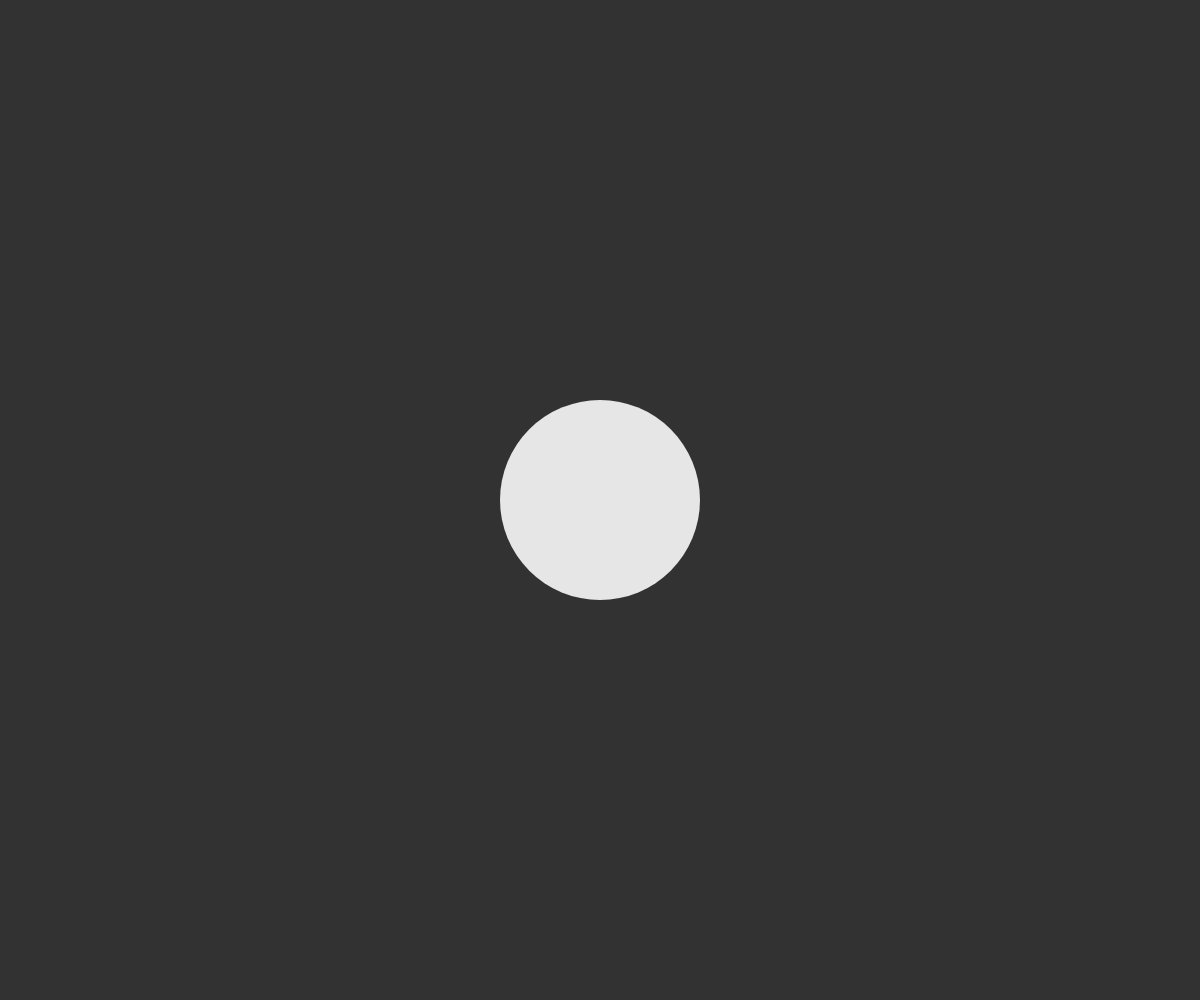
Frame 1 (no input)
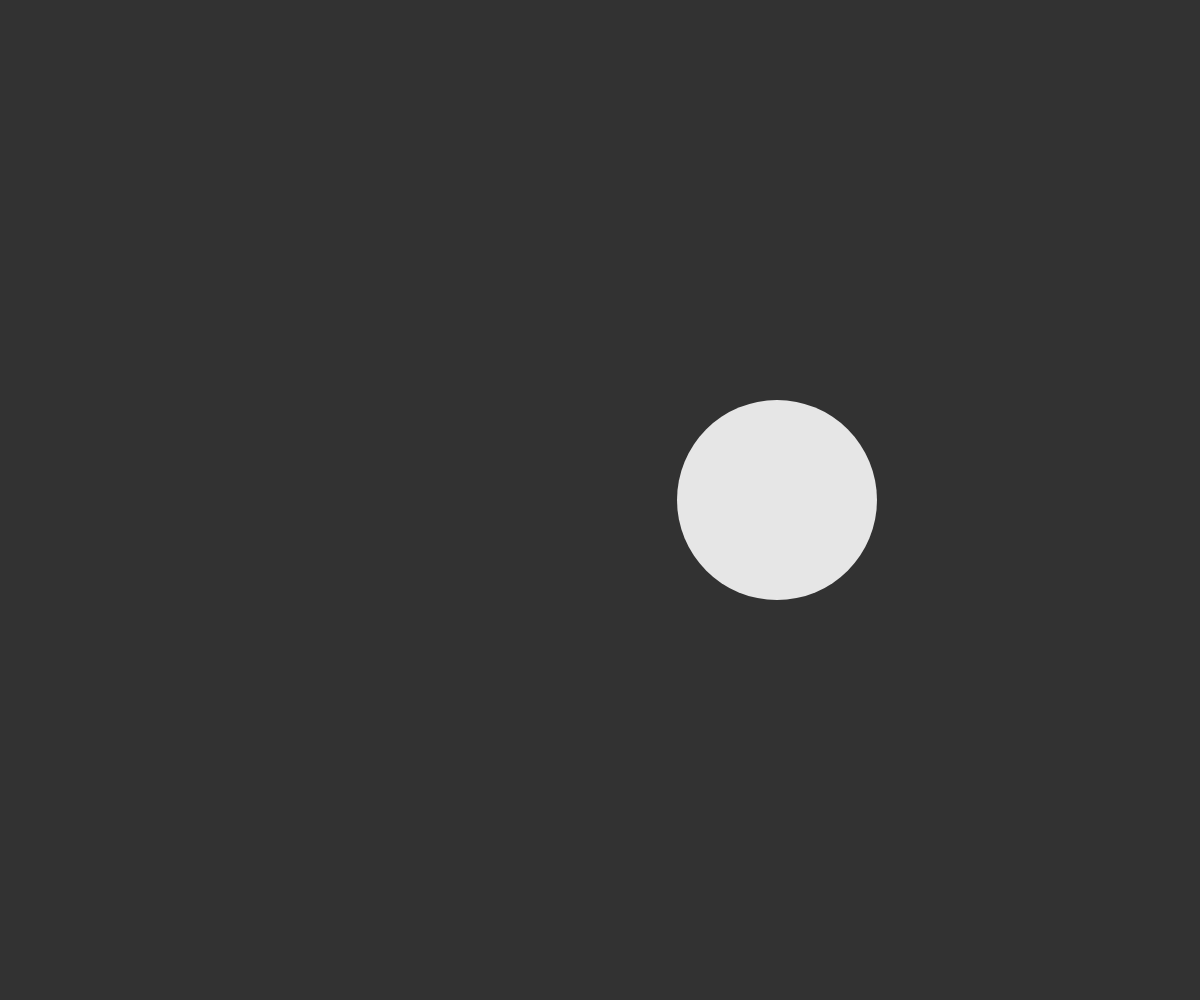
Frame 60 (no input)
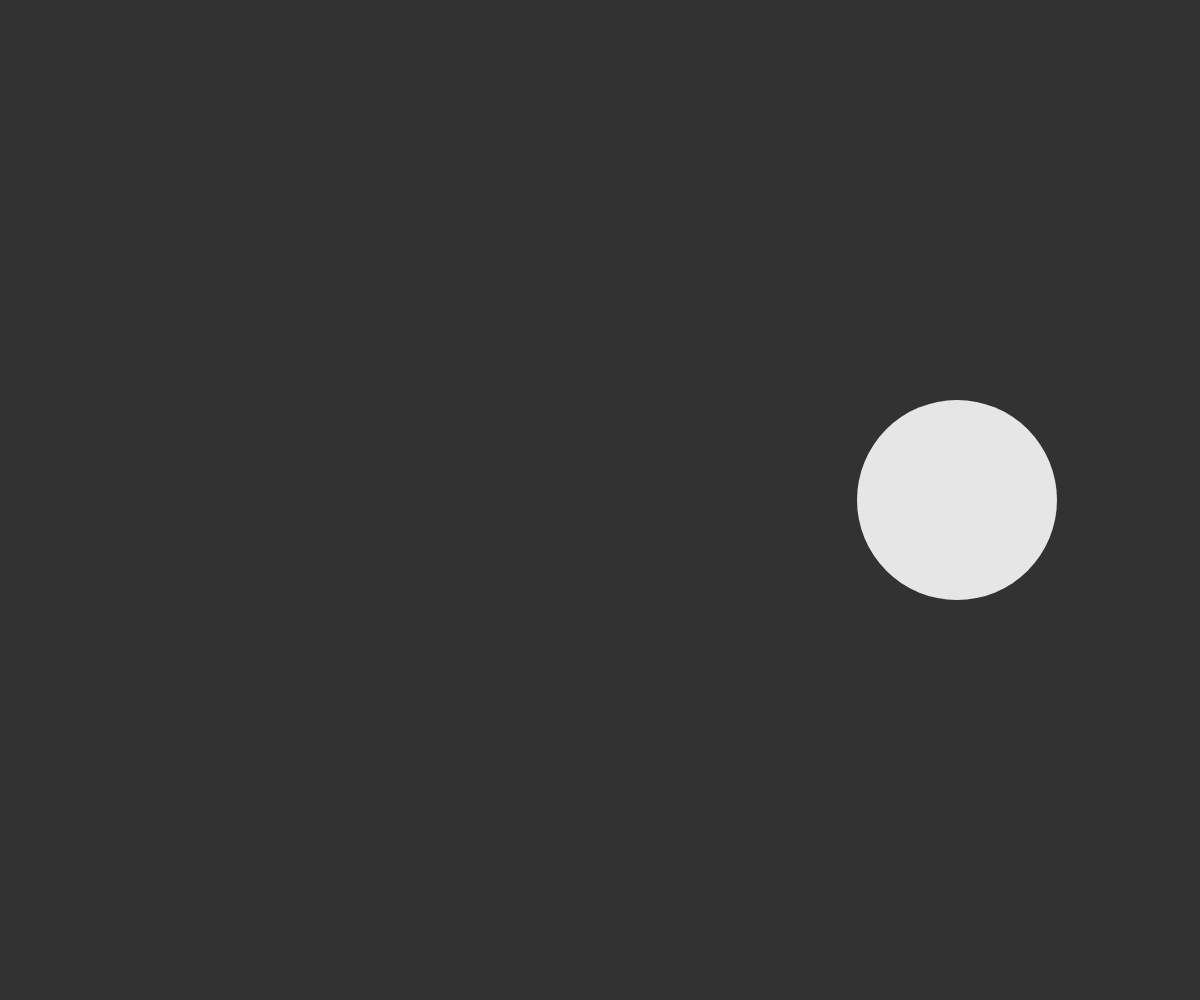
Frame 120 (the mouse pressed at the canvas centre since frame 60)

The p5.js sketch that drew these frames (run headless with seeded random() and noise() and a simulated clock; from frame 60 on, the mouse is pressed at the canvas centre):

// p5.js sketch
// ── sketch.js
//  Variables:
var speed = 3;
let radius = 100;
let x;


function setup() {
    createCanvas(windowWidth, windowHeight);

    x = width / 2;
}

function draw() {
    background(50);

    let from = color('white');
    let to = color('black');
    let c = lerpColor(from, to, .1);
    fill(c);

    noStroke();
    //  x represents the boundaries
    circle(x, height / 2, radius * 2);

    x += speed;
    if (x < radius || x > width - radius) {
        speed *= -1;
    }


}
